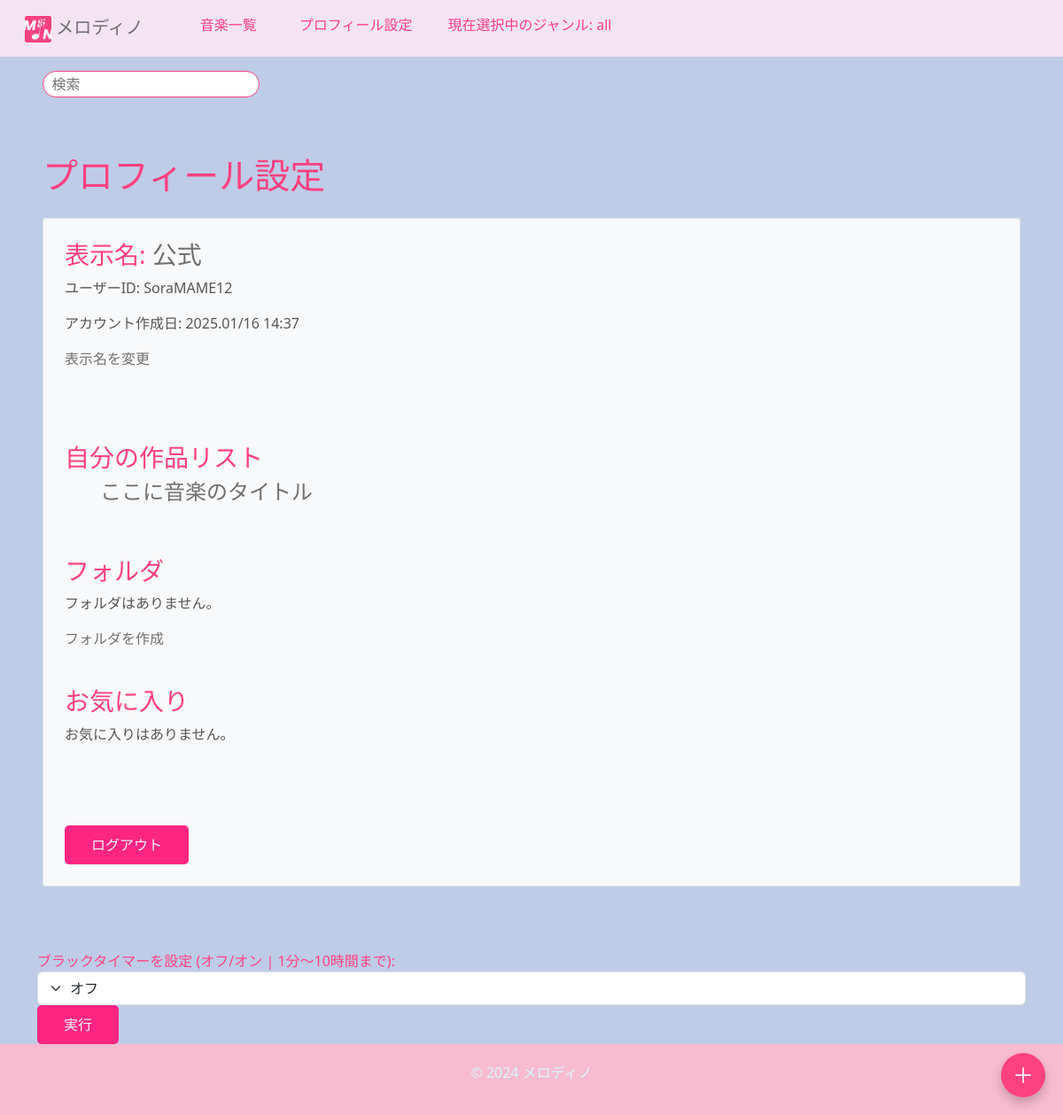
/ongaku/profile/ (signed in), run on an earlier commit of the app's database.
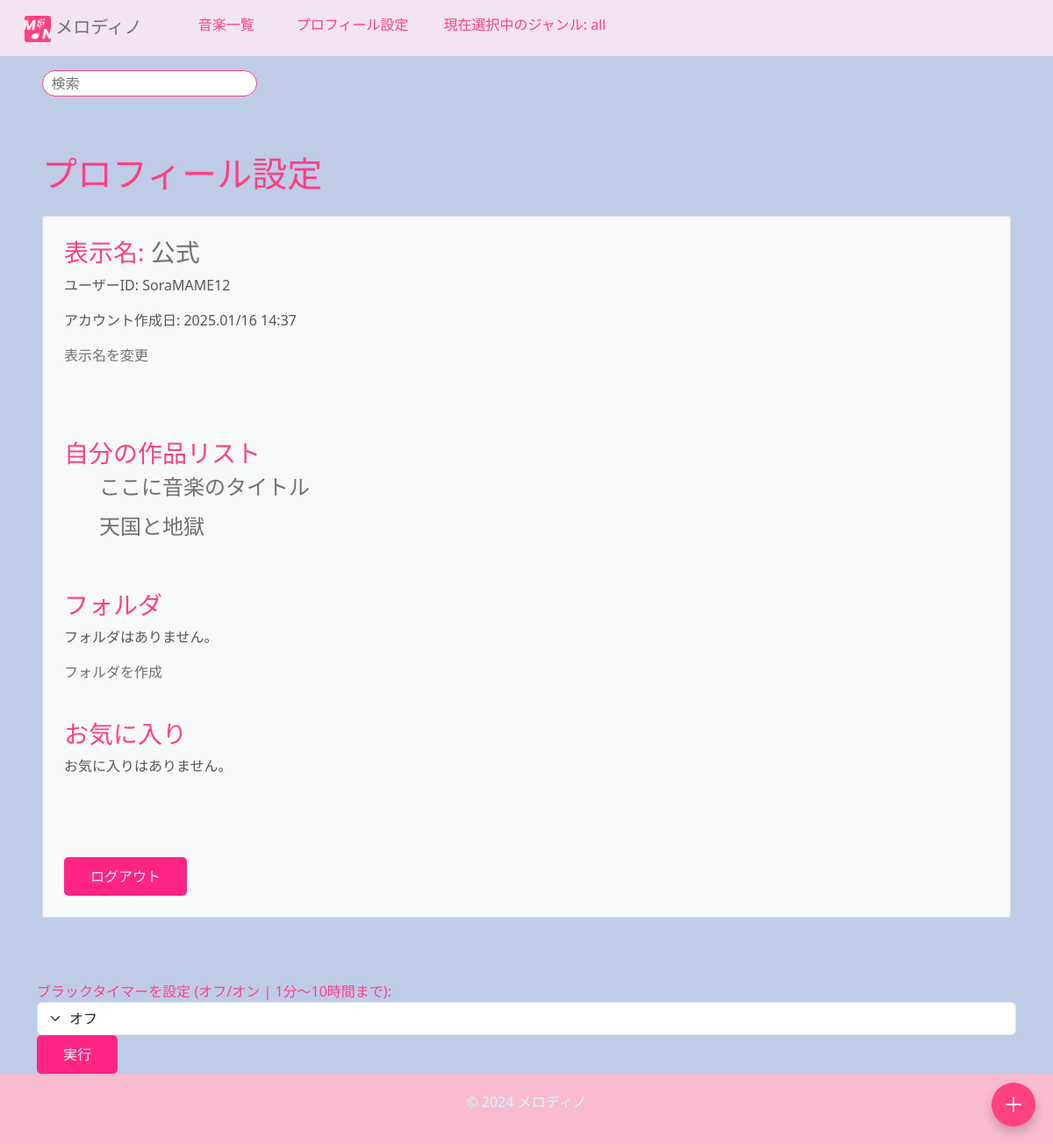
And on a later commit of the database.
### ongaku/models.py (models this page shows, shortened)
class Ongaku(models.Model):
    title = models.CharField(max_length=70)
    text = models.TextField(blank=True, default="")
    audio_file = models.FileField(upload_to='music/', null=True, blank=True)
    thumbnail = models.ImageField(null=True, blank=True)
    category = models.CharField(
        max_length=100, choices=CATEGORY, null=True, blank=True
    )
    custom_category = models.CharField(
        max_length=100,
        blank=True,
        help_text="検索時に見つかりやすくなります。"
    )
    user = models.ForeignKey(User, on_delete=models.CASCADE, related_name='songs')
    search_count = models.IntegerField(default=0)
    play_count = models.IntegerField(default=0)
    is_public = models.BooleanField(default=False)  # 公開/非公開設定
    created_at = models.DateTimeField(auto_now_add=True)  # 投稿日
    ongaku_url = models.URLField(blank=False, null=False)
    favorites = models.ManyToManyField(User, related_name='favorite_songs', blank=True)
    favorited_by = models.ManyToManyField(
        'UserProfile',  # ユーザー情報が保存されているモデル
        related_name='favorite_songs',
        blank=True
    )

### ongaku/views.py (the view)
# urls.py: path('profile/', views.profile_list, name='profile_list'),
@login_required
def profile_list(request):
    try:
        userprofile = request.user.userprofile
    except UserProfile.DoesNotExist:
        userprofile = UserProfile.objects.create(user=request.user)
        messages.info(request, "プロフィールが自動的に作成されました。")
    folders = Folder.objects.filter(user=request.user)  # ユーザーのフォルダを取得
    return render(request, 'ongaku/profile_list.html', {'userprofile': userprofile, 'folders': folders})

### ongaku/templates/ongaku/profile_list.html (shortened to what this page needs)
{% extends 'base.html' %}
{% block content %}
<h1 class="c-3 m-4">プロフィール設定</h1>
<div class="c-3 m-4 bg-light rounded" type="kasane">
    <div class="border border_color p-4 mb-4">
        <h3>
            表示名:
            <a href="{% url 'profile' user.pk %}">
                {% if request.user.userprofile.display_name == None %}
                    {{ request.user.userprofile.display_name|default:"匿名" }}{{ user.id }}
                {% else %}
                    {{ request.user.userprofile.display_name|default:"匿名" }}
                {% endif %}
            </a>
        </h3>
        <p>ユーザーID: {{ user.username|default:"なし"  }}</p>
        {% load tz %}
        <p>アカウント作成日: {{ user.date_joined|timezone:"Asia/Tokyo"|date:"Y.m/d H:i" }}</p>
        <a href="{% url 'change_display_name' %}">表示名を変更</a>
        <h3><br></h3>
        <h3><br></h3>
        <h3>自分の作品リスト</h3>
        {% for song in request.user.songs.all %}
            <ul>
                <h4><li><a href="{% url 'detail-ongaku' song.pk %}">{{ song.title }}</a></li></h4>
            </ul>
        {% empty %}
            <h5>まだ曲を作成していません。</h5>
        {% endfor %}
        <h3><br></h3>
        <h3>フォルダ</h3>
        {% if folders %}
            <p>フォルダの数: {{ folders.count }}</p>
            <ul>
                {% for folder in folders %}
                    <li>
                        <h4>
                            <a href="{% url 'folder_detail' folder.id %}">{{ folder.name }}</a>
                            <form method="POST" action="{% url 'delete_folder' folder.id %}" style="display:inline;">
                                {% csrf_token %}
                                <button type="submit" style="background:none; border:none; color: #ff4081; cursor:pointer;" class="btn">✖</button>
                            </form>
                        </h4>
                    </li>
                {% endfor %}
            </ul>
        {% else %}
            <p>フォルダはありません。</p>
        {% endif %}
        <a href="{% url 'create_folder' %}">フォルダを作成</a>
        <h3><br></h3>
        <h3>お気に入り</h3>
        {% for song in request.user.favorite_songs.all %}
            <ul>
                <h4>
                    <li>
                        <a href="{% url 'detail-ongaku' song.pk %}">{{ song.title }}</a>
                    </li>
                </h4>
            </ul>
        {% empty %}
            <p>お気に入りはありません。</p>
        {% endfor %}
        <h3><br><br></h3>
        {% if request.user.is_authenticated %}
            <form method="post" action="{% url 'accounts:logout' %}">
                <button type="btn" class="submit" type="submit">ログアウト</button>
            </form>
        {% endif %}
    </div>
</div>
{% endblock %}

What changed in the data, as far as the page shows it:
added Ongaku: title "天国と地獄"
